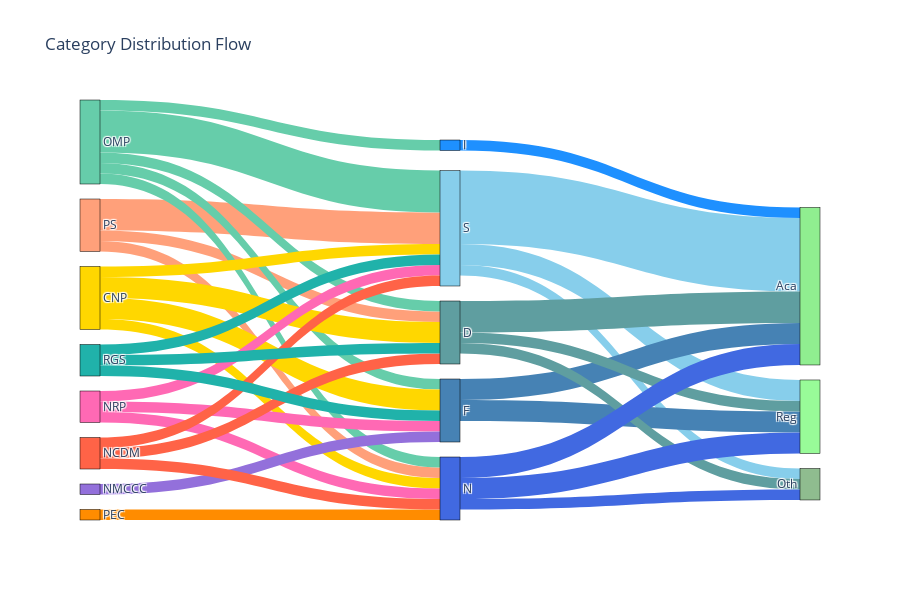

The cell this chart's notebook holds for it:
### Markdown cell above
# Sankey Section

### Code cell
import pandas as pd
import plotly.graph_objects as go
import numpy as np

# Read the data
df = pd.read_csv('../data/sankey_assignment.csv')

# Define the source categories and target categories
source_cols = ['PS', 'OMP', 'CNP', 'NRP', 'NMCCC', 'PEC', 'NCDM', 'RGS']
middle_cols = ['S', 'F', 'D', 'N', 'I']
target_cols = ['Reg', 'Aca', 'Oth']

# Create lists to store the Sankey diagram data
source_list = []
target_list = []
value_list = []

# Function to get node index
def get_node_index(node, node_labels):
    return node_labels.index(node)

# Create node labels list
node_labels = source_cols + middle_cols + target_cols

# Source to middle connections
for src_col in source_cols:
    for mid_col in middle_cols:
        value = df.loc[df['LABEL'] == mid_col, src_col].values[0]
        if value > 0:
            source_list.append(get_node_index(src_col, node_labels))
            target_list.append(get_node_index(mid_col, node_labels))
            value_list.append(value)

# Middle to target connections
for mid_col in middle_cols:
    for tgt_col in target_cols:
        value = df.loc[df['LABEL'] == mid_col, tgt_col].values[0]
        if value > 0:
            source_list.append(get_node_index(mid_col, node_labels))
            target_list.append(get_node_index(tgt_col, node_labels))
            value_list.append(value)

# Create color list for nodes using colors from the image
colors = [
    '#FFA07A',  # Salmon pink (PS)
    '#66CDAA',  # Medium aquamarine (OMP)
    '#FFD700',  # Yellow (CNP)
    '#FF69B4',  # Hot pink (NRP)
    '#9370DB',  # Medium purple (NMCCC)
    '#FF8C00',  # Dark orange (PEC)
    '#FF6347',  # Tomato red (NCDM)
    '#20B2AA',  # Light sea green (RGS)
    '#87CEEB',  # Sky blue (S)
    '#4682B4',  # Steel blue (F)
    '#5F9EA0',  # Cadet blue (D)
    '#4169E1',  # Royal blue (N)
    '#1E90FF',  # Dodger blue (I)
    '#98FB98',  # Pale green (ACA)
    '#90EE90',  # Light green (RE)
    '#8FBC8F'   # Dark sea green (OTH)
]

# Create the Sankey diagram
fig = go.Figure(data=[go.Sankey(
    node = dict(
        pad = 15,
        thickness = 20,
        line = dict(color = "black", width = 0.5),
        label = node_labels,
        color = colors
    ),
    link = dict(
        source = source_list,
        target = target_list,
        value = value_list,
        color = [colors[src] for src in source_list]  # Color links based on source node color
    )
)])

# Update the layout
fig.update_layout(
    title_text="Category Distribution Flow",
    font_size=12,
    height=600,
    paper_bgcolor='white',
    plot_bgcolor='white'
    
)

# Show the plot
fig.show()

### Figure 1 — Plotly figure (JSON) as saved in the notebook; plotly's stock layout.template omitted (floating-point values rounded to 4 significant figures)
{"data": [{"link": {"color": ["#FFA07A", "#FFA07A", "#FFA07A", "#66CDAA", "#66CDAA", "#66CDAA", "#66CDAA", "#66CDAA", "#FFD700", "#FFD700", "#FFD700", "#FFD700", "#FF69B4", "#FF69B4", "#FF69B4", "#9370DB", "#FF8C00", "#FF6347", "#FF6347", "#FF6347", "#20B2AA", "#20B2AA", "#20B2AA", "#87CEEB", "#87CEEB", "#87CEEB", "#4682B4", "#4682B4", "#5F9EA0", "#5F9EA0", "#5F9EA0", "#4169E1", "#4169E1", "#4169E1", "#1E90FF"], "source": [0, 0, 0, 1, 1, 1, 1, 1, 2, 2, 2, 2, 3, 3, 3, 4, 5, 6, 6, 6, 7, 7, 7, 8, 8, 8, 9, 9, 10, 10, 10, 11, 11, 11, 12], "target": [8, 10, 11, 8, 9, 10, 11, 12, 8, 9, 10, 11, 8, 9, 11, 9, 11, 8, 10, 11, 8, 9, 10, 13, 14, 15, 13, 14, 13, 14, 15, 13, 14, 15, 14], "value": [3, 1, 1, 4, 1, 1, 1, 1, 1, 2, 2, 1, 1, 1, 1, 1, 1, 1, 1, 1, 1, 1, 1, 2, 7, 1, 2, 2, 1, 3, 1, 2, 2, 1, 1]}, "node": {"color": ["#FFA07A", "#66CDAA", "#FFD700", "#FF69B4", "#9370DB", "#FF8C00", "#FF6347", "#20B2AA", "#87CEEB", "#4682B4", "#5F9EA0", "#4169E1", "#1E90FF", "#98FB98", "#90EE90", "#8FBC8F"], "label": ["PS", "OMP", "CNP", "NRP", "NMCCC", "PEC", "NCDM", "RGS", "S", "F", "D", "N", "I", "Reg", "Aca", "Oth"], "line": {"color": "black", "width": 0.5}, "pad": 15, "thickness": 20}, "type": "sankey"}], "layout": {"font": {"size": 12}, "height": 600, "paper_bgcolor": "white", "plot_bgcolor": "white", "title": {"text": "Category Distribution Flow"}}}
